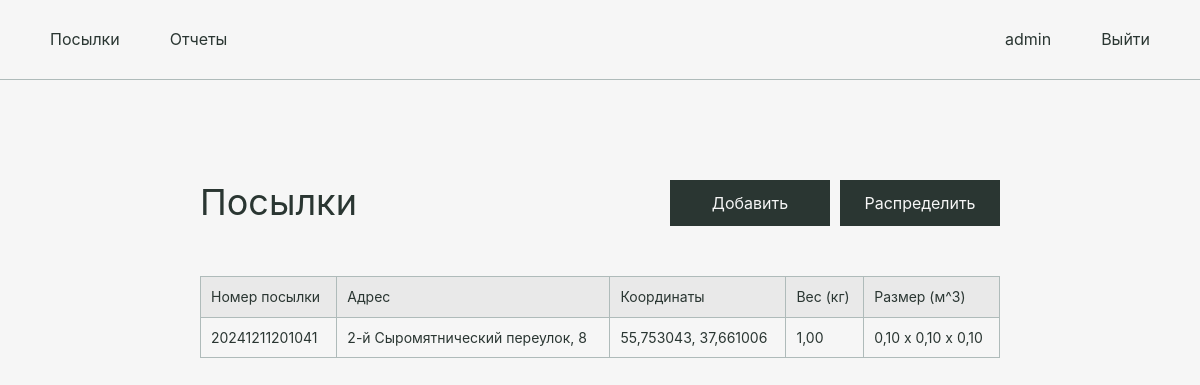
Page /parcels/ (signed in) on the committed database.
### main/models.py (models this page shows, shortened)
class Parcel(models.Model):
    number = models.CharField(max_length=50, unique=True, verbose_name="Номер посылки")
    address = models.CharField(max_length=255, verbose_name="Адрес")
    latitude = models.DecimalField(
        max_digits=9, decimal_places=6, verbose_name="Широта",
        validators=[MinValueValidator(-90), MaxValueValidator(90)]
    )
    longitude = models.DecimalField(
        max_digits=9, decimal_places=6, verbose_name="Долгота",
        validators=[MinValueValidator(-180), MaxValueValidator(180)]
    )
    weight = models.DecimalField(
        max_digits=6, decimal_places=2, verbose_name="Вес (кг)",
        validators=[MinValueValidator(0.01)]
    )
    width = models.DecimalField(
        max_digits=6, decimal_places=2, verbose_name="Ширина коробки (м)",
        validators=[MinValueValidator(0.01)]
    )
    length = models.DecimalField(
        max_digits=6, decimal_places=2, verbose_name="Длина коробки (м)",
        validators=[MinValueValidator(0.01)]
    )
    height = models.DecimalField(
        max_digits=6, decimal_places=2, verbose_name="Высота коробки (м)",
        validators=[MinValueValidator(0.01)]
    )
    is_distributed = models.BooleanField(default=False, verbose_name="Распределена")
    user = models.ForeignKey(User, on_delete=models.CASCADE, verbose_name="Пользователь")
    class Meta:
        verbose_name = "Посылка"
        verbose_name_plural = "Посылки"

### main/views.py (the view)
# urls.py: path('', parcels_view, name='parcels'),
@login_required
def parcels_view(request):
    parcels = Parcel.objects.filter(is_distributed=False, user=request.user)
    context = {
        'parcels': parcels,
    }
    return render(request, 'main/parcels.html', context)

### main/templates/main/parcels.html
{% extends 'main/base.html' %}
{% block header %}
    {% include 'main/header_1.html' %}
{% endblock %}
{% block main %}
    {% if parcels %}
        <section class="cover-h">
            <h2>Посылки</h2>
            <div class="btn-group">
                <a href="{% url 'add_parcel' %}" class="small-btn">Добавить</a>
                <a href="{% url 'add_delivery' %}" class="small-btn">Распределить</a>
            </div>
        </section>
        <table class="parcels-content">
            <thead>
                <tr>
                    <th>Номер посылки</th>
                    <th>Адрес</th>
                    <th>Координаты</th>
                    <th>Вес (кг)</th>
                    <th>Размер (м^3)</th>
                </tr>
            </thead>
            <tbody>
                {% for parcel in parcels %}
                    <tr>
                        <td>{{ parcel.number }}</td>
                        <td>{{ parcel.address }}</td>
                        <td>{{ parcel.latitude }}, {{ parcel.longitude }}</td>
                        <td>{{ parcel.weight }}</td>
                        <td>{{ parcel.width }} x {{ parcel.length }} x {{ parcel.height }}</td>
                    </tr>
                {% endfor %}
            </tbody>
        </table>
    {% else %}
        <section class="cover">
            <h1>Нет новых посылок</h1>
            <a href="{% url 'add_parcel' %}" class="small-btn">Добавить</a>
        </section>
    {% endif %}
{% endblock %}

### main/templates/main/header_1.html
<ul class="header-group">
    <li><a href="{% url 'parcels' %}">Посылки</a></li>
    <li><a href="{% url 'reports' %}">Отчеты</a></li>
</ul>
<ul class="header-group">
    <li><p>{{ user.username }}</p></li>
    <li><a href="{% url 'logout' %}" class="logout">Выйти</a></li>
</ul>

### static/css/style.css (style rules this page uses)
:root { --color-black: #2A3632; --color-black-2: rgba(42, 54, 50, 0.6);; --color-green: #2BAF74; --color-white: #F6F6F6; --color-grey: #E9E9E9; --color-border-grey: #AFBBBA; --color-red: #E04B4D; }
* { padding: 0; margin: 0; box-sizing: border-box; }
body { font-family: Inter, sans-serif; color: var(--color-black); background-color: var(--color-white); }
ul, ol { list-style-type: none; }
a { text-decoration: none; font-size: 16px; line-height: 1.4; text-align: center; font-weight: normal; font-style: normal; color: var(--color-black); }
table { width: 100%; border-collapse: collapse; border-spacing: 0; }
th, td { border: 1px solid var(--color-border-grey); padding: 10px; text-align: left; font-size: 14px; line-height: 1.4; font-weight: normal; font-style: normal; }
th { background-color: var(--color-grey); }
h2 { font-size: 36px; line-height: 1.2; font-weight: normal; font-style: normal; }
p { font-size: 16px; line-height: 1.4; font-weight: normal; font-style: normal; }
.small-btn { width: 160px; height: 46px; font-size: 16px; line-height: 1.4; text-align: center; font-weight: normal; font-style: normal; display: flex; justify-content: center; align-items: center; color: var(--color-white); background-color: var(--color-black); cursor: pointer; transition: 0.3s; }

### static/css/main.css (style rules this page uses)
.header-group { display: flex; gap: 50px; }
.cover-h { display: flex; justify-content: space-between; align-items: center; gap: 25px; padding-top: 100px; }
.btn-group { display: flex; gap: 10px; }
.parcels-content { margin-top: 50px; margin-bottom: 100px; }

### rows in the picture
Parcel: number "20241211201041", address "2-й Сыромятнический переулок, 8", latitude "55,753043", longitude "37,661006", weight "1,00", width "0,10", length "0,10", height "0,10"

### other values in the picture
{{ user.username }} "admin"
